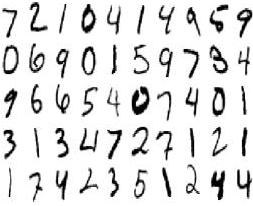
%> input picture images/image4.jpg, 253 x 206 px, given in place of sample_1.png, which was not available
$ octave real_world_test.m   (GNU Octave 9; MATLAB toolbox functions it lacks are replaced by stand-ins)
%> lines starting %> are read from the running program, lines starting %| are printed output that depends on the picture; pictures that were not available may be replaced by others from this repository, and a replacement may not be noted
### matlab/conv_layer_forward.m
function [output] = conv_layer_forward(input, layer, param)
% Conv layer forward
% input: struct with input data
% layer: convolution layer struct
% param: weights for the convolution layer

% output:

h_in = input.height;
w_in = input.width;
c = input.channel;
batch_size = input.batch_size;
k = layer.k;
pad = layer.pad;
stride = layer.stride;
num = layer.num;
% resolve output shape
h_out = (h_in + 2*pad - k) / stride + 1;
w_out = (w_in + 2*pad - k) / stride + 1;

assert(h_out == floor(h_out), 'h_out is not integer')
assert(w_out == floor(w_out), 'w_out is not integer')
input_n.height = h_in;
input_n.width = w_in;
input_n.channel = c;
group = 1;
for n = 1:batch_size
    input_n.data = input.data(:, n);
    col = im2col_conv(input_n, layer, h_out, w_out);
    col = reshape(col, k*k*c, h_out*w_out);
    for g = 1:group
        col_g = col((g-1)*k*k*c/group + 1: g*k*k*c/group, :);
        weigth = param.w(:, (g-1)*num/group + 1 : g*num/group);
        b = param.b(:, (g-1)*num/group + 1 : g*num/group);
        tempoutput(:, (g-1)*num/group + 1 : g*num/group) = bsxfun(@plus, col_g'*weigth, b);
    end
    output.data(:, n) = tempoutput(:);
    clear tempoutput;
end

output.height = h_out;
output.width = w_out;
output.channel = num;
output.batch_size = batch_size;

end

### matlab/relu_forward.m
function [output] = relu_forward(input)
output.height = input.height;
output.width = input.width;
output.channel = input.channel;
output.batch_size = input.batch_size;


output.data = zeros(size(input.data));

z = input.data;

output.data = max(0, z);

end

### matlab/pooling_layer_forward.m
function [output] = pooling_layer_forward(input, layer)

    h_in = input.height;
    w_in = input.width;
    c = input.channel;
    batch_size = input.batch_size;
    k = layer.k;
    pad = layer.pad;
    stride = layer.stride;

    h_out = (h_in + 2*pad - k) / stride + 1;
    w_out = (w_in + 2*pad - k) / stride + 1;


    output.height = h_out;
    output.width = w_out;
    output.channel = c;
    output.batch_size = batch_size;


    output.data = zeros([h_out * w_out * c, batch_size]);

for batch=1:batch_size
  input_batch.data=input.data(:,batch);
  input_batch.height=h_in;
  input_batch.width=w_in;
  input_batch.channel=c;
  imcol=im2col_conv(input_batch, layer, h_out, w_out);
  ksquares=reshape(imcol, k*k, c, h_out*w_out);
  max_k=max(ksquares);
  maxpool=reshape(max_k, c, h_out*w_out);
  output_batch=reshape(maxpool', h_out, w_out, c);
  output.data(:,batch)=output_batch(:);
end

end

### matlab/inner_product_forward.m
function [output] = inner_product_forward(input, layer, param)

d = size(input.data, 1);
k = size(input.data, 2); % batch size
n = size(param.w, 2);


output.data = ((param.w)'*input.data) + param.b';
output.height = size(output.data);
output.width = size(output.data);
output.channel = 500;
output.batch_size = 64;

end

### matlab/convnet_forward.m
function [output, P] = convnet_forward(params, layers, data)
    l = length(layers);
    %batch_size = layers{1}.batch_size;
    assert(strcmp(layers{1}.type, 'DATA') == 1, 'first layer must be data layer');
    output{1}.data = data;
    output{1}.height = layers{1}.height;
    output{1}.width = layers{1}.width;
    output{1}.channel = layers{1}.channel;
    output{1}.batch_size = layers{1}.batch_size;
    output{1}.diff = 0;
    for i = 2:l-1
        switch layers{i}.type
            case 'CONV'
                output{i} = conv_layer_forward(output{i-1}, layers{i}, params{i-1});
            case 'POOLING'
                output{i} = pooling_layer_forward(output{i-1}, layers{i});
            case 'IP'
                output{i} = inner_product_forward(output{i-1}, layers{i}, params{i-1});
            case 'RELU'
                output{i} = relu_forward(output{i-1});
            case 'ELU'
                output{i} = elu_forward(output{i-1}, layers{i});
        end
    end
    if nargout > 1
        W = bsxfun(@plus, params{l-1}.w * output{l-1}.data, params{l-1}.b);
        W = [W; zeros(1, size(W, 2))];
        W=bsxfun(@minus, W, max(W));
        W=exp(W);

        % Convert to Probabilities by normalizing
        P=bsxfun(@rdivide, W, sum(W));
    end
end

### matlab/get_lenet.m
function layers = get_lenet()

    layers{1}.type = 'DATA';
    layers{1}.height = 28;
    layers{1}.width = 28;
    layers{1}.channel = 1;
    layers{1}.batch_size = 100;

    layers{2}.type = 'CONV';
    layers{2}.num = 20;
    layers{2}.k = 5;
    layers{2}.stride = 1;
    layers{2}.pad = 0;
    layers{2}.group = 1;

    layers{3}.type = 'RELU';

    layers{4}.type = 'POOLING';
    layers{4}.k = 2;
    layers{4}.stride = 2;
    layers{4}.pad = 0;


    layers{5}.type = 'CONV';
    layers{5}.k = 5;
    layers{5}.stride = 1;
    layers{5}.pad = 0;
    layers{5}.group = 1;
    layers{5}.num = 50;

    layers{6}.type = 'RELU';

    layers{7}.type = 'POOLING';
    layers{7}.k = 2;
    layers{7}.stride = 2;
    layers{7}.pad = 0;

    layers{8}.type = 'IP';
    layers{8}.num = 500;
    layers{8}.init_type = 'uniform';

    layers{9}.type = 'RELU';

    layers{10}.type = 'LOSS';
    layers{10}.num = 10;

end

### matlab/real_world_test.m
clc
%% Network defintion
layers = get_lenet();
layers{1}.batch_size = 1;
% load the trained weights
load lenet.mat

%% Testing the network
num_digits = 10;
test_labels = [1, 3, 5, 8, 9, 6, 2];
test_pred = zeros(num_digits,size(test_labels, 2));
for i=1:size(test_labels, 2)
    imfile = "../test/sample_" + i + ".png";
    im = double(rgb2gray(imread(imfile))); % double and convert to grayscale
%> im: size 206x253 double; min 0, max 255, mean 224.1
    im = imresize(im,[28,28]);  % change to 28 by 28 dimension
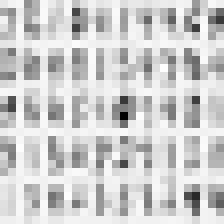
%> im: size 28x28 double (shown 8 times larger); min 44.39, max 267, mean 223.8; drawn with min black and max white
    %im = im(:); % unroll matrix to vector
    im = im2col(im, [28 28]);
%> im = 784 values, max 267 at index 491, min 44.39 at index 435, mean 223.8
    im = im./max(im);
%> im = 784 values, max 1 at index 491, min 0.166 at index 435, mean 0.838
    [output, P] = convnet_forward(params, layers, im);
%> the loop in convnet_forward, `for i = 2:l-1` made 8 passes
%> after the loop in convnet_forward, `for i = 2:l-1`: output = 9 items
%> in convnet_forward, `W = bsxfun(@plus, params{l-1}.w * output{l-1}.data, params{l-1}.b);`: W = [3.61; -11.76; 6.39; 9.11; -7; 2.88; -2.24; -7.98; 9.55]
%> in convnet_forward, `W=bsxfun(@minus, W, max(W));`: W = [-5.94; -21.3; -3.16; -0.435; -16.54; -6.66; -11.78; -17.52; 0; -9.55]
%> in convnet_forward, `W=exp(W);`: W = [0.00264; 5.6e-10; 0.0425; 0.647; 6.53e-08; 0.00128; 7.64e-06; 2.46e-08; 1; 7.15e-05]
%> in convnet_forward, `P=bsxfun(@rdivide, W, sum(W));`: P = [0.00156; 3.31e-10; 0.0251; 0.382; 3.86e-08; 0.000756; 4.51e-06; 1.45e-08; 0.59; 4.22e-05]
%> output = 9 items
    test_pred(:, i) = P;
end
%> pass 2 of the loop `for i=1:size(test_labels, 2)`:
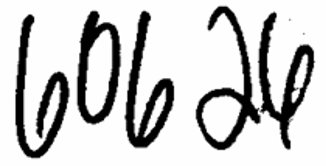
%> input picture images/image3.png, 326 x 166 px, given in place of sample_2.png, which was not available
%> `im = imresize(im,[28,28]);`:
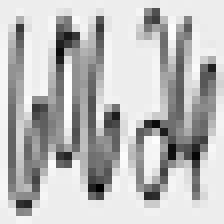
%> im: size 28x28 double (shown 8 times larger); min -3.21, max 273.2, mean 201.6; drawn with min black and max white
%> `im = im2col(im, [28 28]);`: im = 784 values, max 273.2 at index 237, min -3.21 at index 360, mean 201.6
%> `im = im./max(im);`: im = 784 values, max 1 at index 237, min -0.0117 at index 360, mean 0.738
%> the loop in convnet_forward (call 2), `for i = 2:l-1` made 8 passes
%> `[output, P] = convnet_forward(params, layers, im);`: P = [0.000891; 2.02e-09; 0.774; 0.0382; 1.26e-05; 0.00322; 0.000654; 2.34e-08; 0.183; 7.19e-05]
%> (the run ends here)
